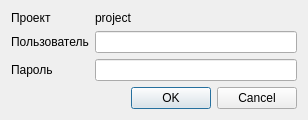
<?xml version="1.0" encoding="UTF-8"?>
<ui version="4.0">
 <class>TQLoginDlg</class>
 <widget class="QDialog" name="TQLoginDlg">
  <property name="geometry">
   <rect>
    <x>0</x>
    <y>0</y>
    <width>308</width>
    <height>118</height>
   </rect>
  </property>
  <property name="windowTitle">
   <string>Подключение...</string>
  </property>
  <layout class="QGridLayout" name="gridLayout">
   <item row="1" column="0">
    <widget class="QLabel" name="label_2">
     <property name="sizePolicy">
      <sizepolicy hsizetype="Preferred" vsizetype="Maximum">
       <horstretch>0</horstretch>
       <verstretch>0</verstretch>
      </sizepolicy>
     </property>
     <property name="text">
      <string>Пользователь</string>
     </property>
    </widget>
   </item>
   <item row="2" column="0">
    <widget class="QLabel" name="label_3">
     <property name="text">
      <string>Пароль</string>
     </property>
    </widget>
   </item>
   <item row="1" column="1">
    <widget class="QLineEdit" name="leUser"/>
   </item>
   <item row="2" column="1">
    <widget class="QLineEdit" name="lePassword">
     <property name="echoMode">
      <enum>QLineEdit::Password</enum>
     </property>
    </widget>
   </item>
   <item row="0" column="1">
    <widget class="QLabel" name="lProject">
     <property name="sizePolicy">
      <sizepolicy hsizetype="Minimum" vsizetype="Maximum">
       <horstretch>0</horstretch>
       <verstretch>0</verstretch>
      </sizepolicy>
     </property>
     <property name="text">
      <string>project</string>
     </property>
    </widget>
   </item>
   <item row="0" column="0">
    <widget class="QLabel" name="label_4">
     <property name="text">
      <string>Проект</string>
     </property>
    </widget>
   </item>
   <item row="3" column="0" colspan="2">
    <widget class="QDialogButtonBox" name="buttonBox">
     <property name="orientation">
      <enum>Qt::Horizontal</enum>
     </property>
     <property name="standardButtons">
      <set>QDialogButtonBox::Cancel|QDialogButtonBox::Ok</set>
     </property>
    </widget>
   </item>
  </layout>
 </widget>
 <resources/>
 <connections>
  <connection>
   <sender>buttonBox</sender>
   <signal>accepted()</signal>
   <receiver>TQLoginDlg</receiver>
   <slot>accept()</slot>
   <hints>
    <hint type="sourcelabel">
     <x>248</x>
     <y>254</y>
    </hint>
    <hint type="destinationlabel">
     <x>157</x>
     <y>274</y>
    </hint>
   </hints>
  </connection>
  <connection>
   <sender>buttonBox</sender>
   <signal>rejected()</signal>
   <receiver>TQLoginDlg</receiver>
   <slot>reject()</slot>
   <hints>
    <hint type="sourcelabel">
     <x>316</x>
     <y>260</y>
    </hint>
    <hint type="destinationlabel">
     <x>286</x>
     <y>274</y>
    </hint>
   </hints>
  </connection>
 </connections>
</ui>
